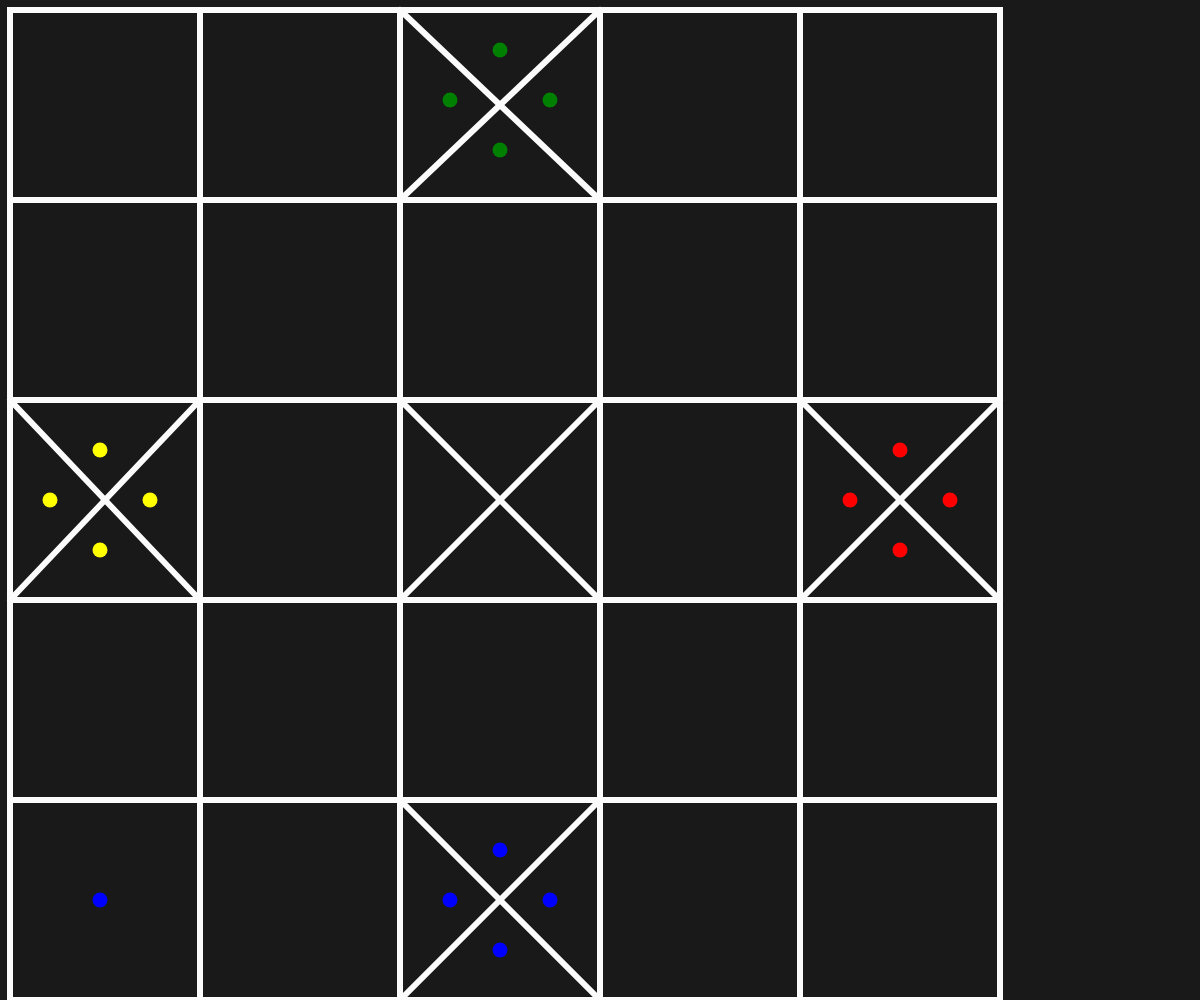
Frame 1 (no input)
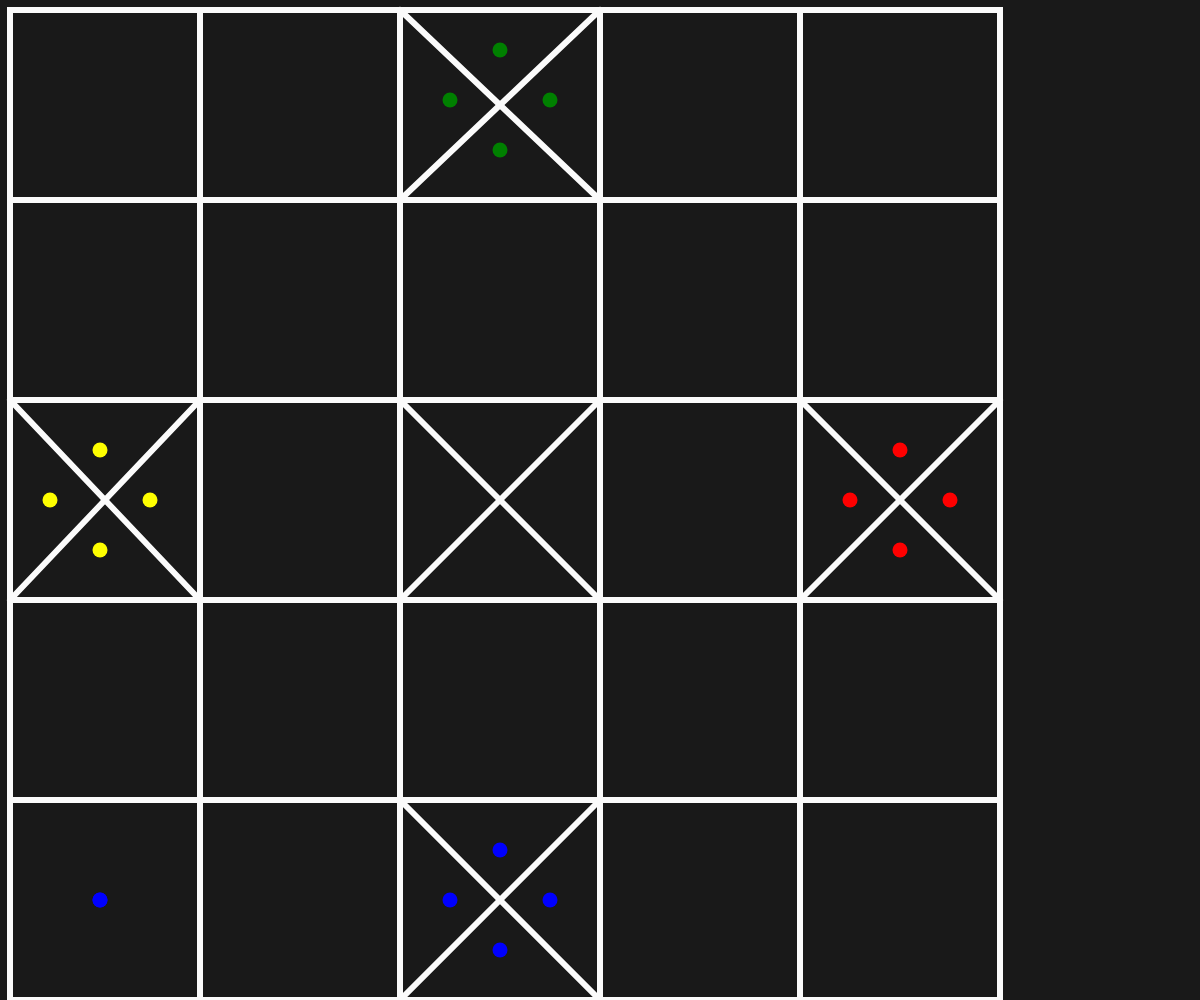
Frame 2 (the mouse pressed at the canvas centre, redrawn once)

The p5.js sketch that drew these frames (run headless with seeded random() and noise() and a simulated clock; the mouse was pressed at the canvas centre and the sketch redrawn once):

// p5.js sketch
// ── sketch.js
var p1, p2, p3, p4;

function setup() {
	createCanvas(windowWidth, windowHeight);
	background(25);
	strokeWeight(6);
	stroke(251);
	noFill();

	//--Game board is adjusted according to window size---
	pad = 10;						//Padding for aesthetic
	bs = min(width, height);		//Board size

	rect(pad, pad, bs-pad, bs-pad);

	for(var i = 1; i < 5; i++){
		line(i*bs/5, pad, i*bs/5, bs);
		line(pad, i*bs/5, bs, i*bs/5);
	}

	//Crosses (home squares)
	//top
	line(2*bs/5, pad, 3*bs/5, bs/5);
	line(3*bs/5, pad, 2*bs/5, bs/5);
	//left
	line(pad, 2*bs/5, bs/5, 3*bs/5);
	line(pad, 3*bs/5, bs/5, 2*bs/5);
	//right
	line(4*bs/5, 2*bs/5, bs, 3*bs/5);
	line(bs, 2*bs/5, 4*bs/5, 3*bs/5);
	//bottom
	line(2*bs/5, 4*bs/5, 3*bs/5, bs);
	line(3*bs/5, 4*bs/5, 2*bs/5, bs);
	//centre
	line(2*bs/5, 2*bs/5, 3*bs/5, 3*bs/5);
	line(3*bs/5, 2*bs/5, 2*bs/5, 3*bs/5);

	//----------Position markers ---------------------

	board = new Array(25);
	// every cell centre is a multiple of bs/5
	for(var j = 0; j < 5; j++){
		for(var i = 0; i < 5; i++){
			board[5*j+i] = createVector((i%5)*bs/5, (j%5)*bs/5);
			// have to offset every cell by bs/10
			// using vector addition
			board[5*j+i].add(bs/10, bs/10);
		}
	} 

	//----------------Players------------------------
	p0 = new Player(0, board);
	p1 = new Player(1, board);
	p2 = new Player(2, board);
	p3 = new Player(3, board);

}

function draw() {
	noLoop();
	p0.show();
	p1.show();
	p2.show();
	p3.show();

	p0.update(20);
	p0.show();
}
// ── pawn.js
class Pawn{
	constructor(id){
		this.id = id;
		this.pos = createVector(0, 0);
	}


	update(newPos){
		let newPosVector = createVector(0, 0);

		let padding = (newPos==0 ? 1 : 0);
		// newPosVector.x = (newPos*(bs/5)) + padding*bs/10;
		// newPosVector.y = (newPos*(bs/5)) + padding*bs/10;

		newPosVector.x = ((newPos%5)+1)*bs/5 - bs/10;
		newPosVector.y = (floor(newPos/5)+1)*bs/5 - bs/10;

		this.show(newPosVector.x, newPosVector.y);
	}

	show(posx, posy){
		this.pos.x = posx;
		this.pos.y = posy;

		noStroke();
		switch(this.id){
			case 0:
				fill('blue');
				break;
			case 1:
				fill('red');
				break;
			case 2:
				fill('green');
				break;
			case 3:
				fill('yellow');
				break;
			}

		ellipse(posx, posy, 15, 15);
	}
}
// ── player.js
class Player{
	constructor(id, board){
		//Receive id from instance
		this.id = id;
		//Receive game board from instance
		this.board = board;
		//game status
		this.isNewGame = true;

		//Pawns of a player is an array
		this.b = new Array(4);
		for(var i = 0; i < 4; i++){
			this.b[i] = new Pawn(this.id);
		}
	}

	//-----------Update/game dynamics-----------
	update(pos){
		//New position
		let h = this.board[pos];
		//Current position absolute value
		let cpv = this.b[0].pos;
		//Current position index value - calculated
		let curPos = 5*floor(cpv.y/(bs/5)) + floor(cpv.x/(bs/5));
	
		this.b[0].update(pos);
	}
	//------------Display-----------------------
	show(pos){
		if(this.isNewGame){
			this.newGame();
		}
	}












	//-------------------------------------------
	//------------Clutter------------------------
	newGame(){
		let h;
			switch(this.id){
				case 0:
					h = this.board[22];
					break;
				case 1:
					h = this.board[14];
					break;
				case 2:
					h = this.board[2];
					break;
				case 3:
					h = this.board[10];
					break;
			}

			this.b[0].show(h.x, h.y-bs/20);
			this.b[1].show(h.x, h.y+bs/20);
			this.b[2].show(h.x+bs/20, h.y);
			this.b[3].show(h.x-bs/20, h.y);

			this.isNewGame = false;
	}
}
